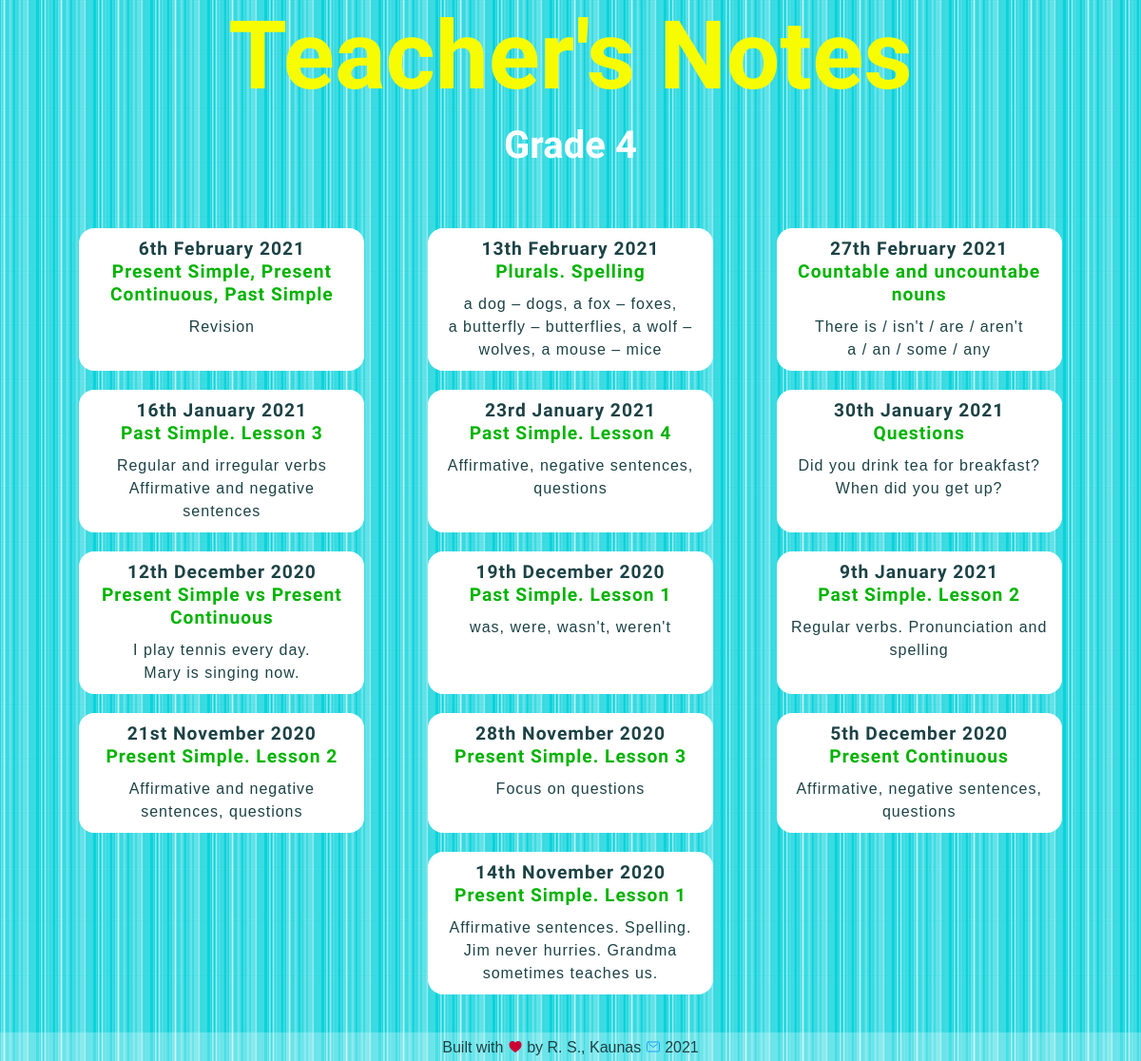
/blog/grade4/, run on an earlier commit of the app's database.
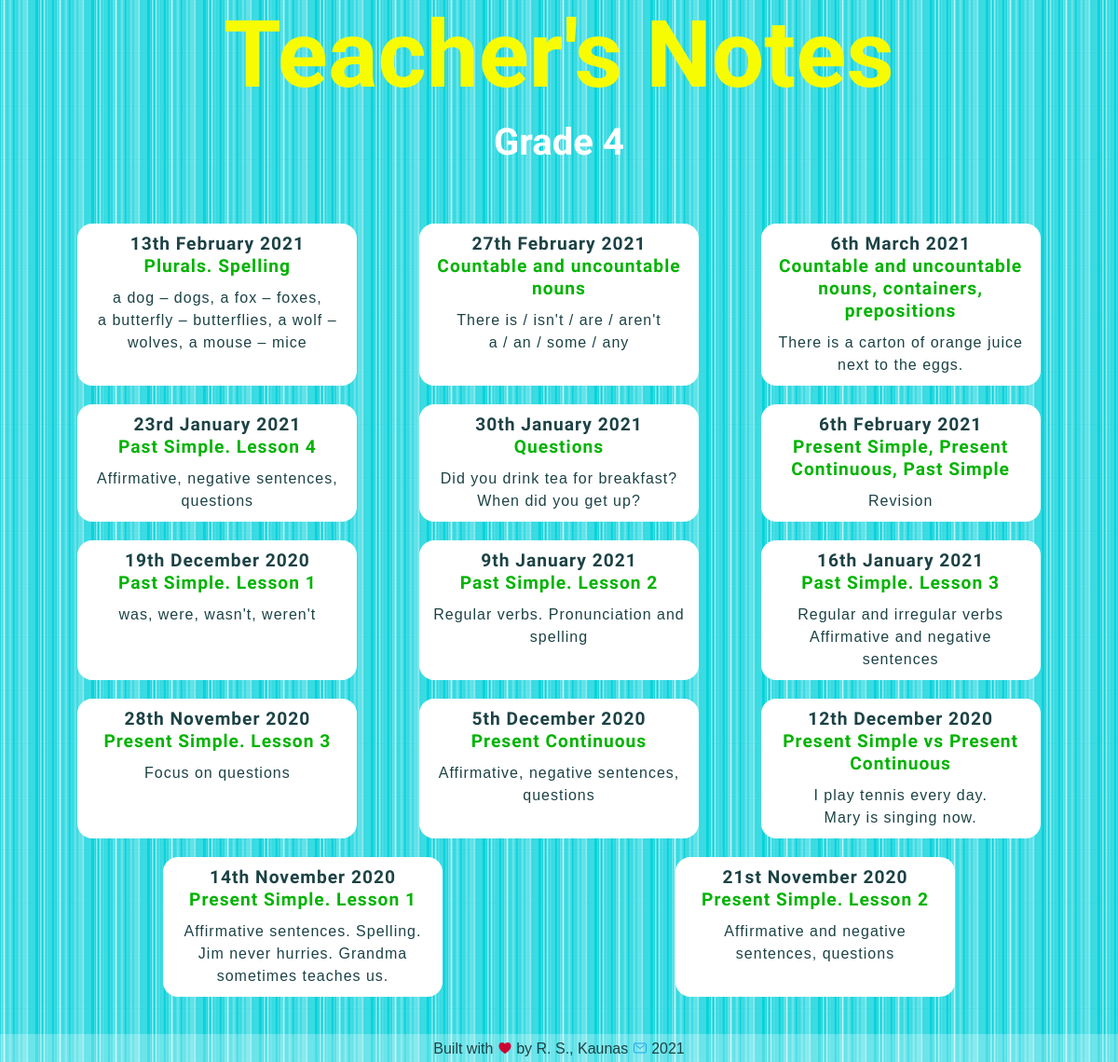
And on a later commit of the database.
### blog/models.py (models this page shows, shortened)
class Grade4blogpost(models.Model):
    grade = models.CharField(max_length=10, default='Grade 4')
    date = models.DateField()
    title = models.TextField(max_length=200)
    intro = models.TextField(max_length=400, default='intro')
    description = models.TextField()
    image = models.ImageField(upload_to='blog/images/', default='blog/images/soon.png')
    file = models.FileField(upload_to='blog/downloads/', blank='True')
    credits = models.TextField(blank='True')

### blog/views.py (the view)
# urls.py: path('grade4/', views.view_all_grade4, name='url_all_grade4'),
def view_all_grade4(request):
    blogposts = Grade4blogpost.objects.order_by('-date')
    return render(request, 'blog/onegrade_4.html', {'blogposts': blogposts})

### blog/templates/blog/onegrade_4.html (shortened to what this page needs)
<!DOCTYPE html>
{% load static %}
<html lang="en">
<head>
    <link href="{% static 'blog/all_posts.css' %}" type="text/css" rel="stylesheet"/>
    <link href="{% static 'blog/queries.css' %}" type="text/css" rel="stylesheet"/>
</head>
<body>
<div id="page-container">
    <div id="content-wrap">
        <header>
            <h1>Teacher's Notes</h1>
            <h2>Grade 4</h2>
        </header>
        <section>
            <h3></h3>
            <div class="flex-container">
                {% for blogpost in blogposts %}
                    <a class="button" href="{% url 'blog:url_one_grade4' blogpost.id %}">
                        <h4>{{ blogpost.date|date:'jS F Y' }}</h4>
                        <h5>{{ blogpost.title|safe|truncatewords:20 }}</h5>
                        <p>{{ blogpost.intro|safe|truncatewords:20 }}</p></a>
                {% endfor %}
            </div>
        </section>
    </div>
    {% include 'blog/footer.html' %}
</div>
</body>
</html>

What changed in the data, as far as the page shows it:
added Grade4blogpost: date "6th March 2021", title "Countable and uncountable nouns, containers, prepositions", intro "There is a carton of orange juice next to the eggs."
changed Grade4blogpost "There is / isn't / are / aren't a / an / some / any": title "Countable and uncountabe nouns" → "Countable and uncountable nouns"
